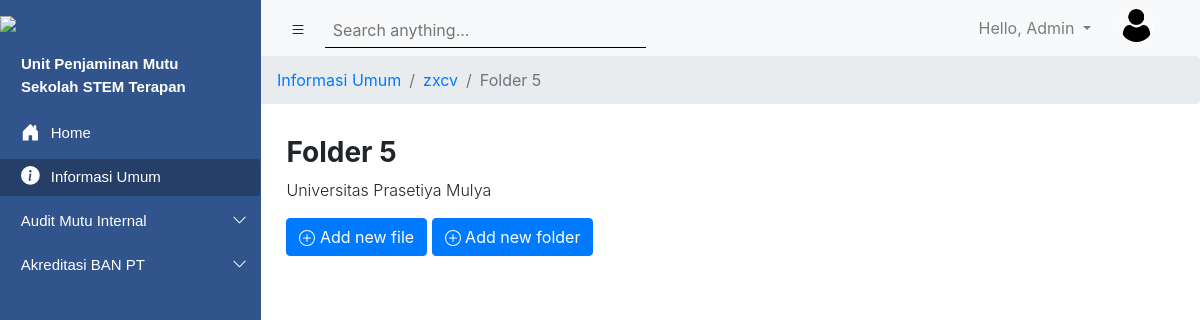
The page /subfolder2/18/ (signed in) on the database its author committed.
### Accounts/models.py (models this page shows)
class User(AbstractUser):
    prodi = models.ForeignKey(ProgramStudi, models.SET_NULL, blank=True, null=True, default=None)
    role_list = (
        ('Admin', 'Admin'),
        ('Admin Prodi', 'Admin Prodi'),
        ('Faculty Member', 'Faculty Member'),
        ('Professional Staf', 'Professional Staf')
    )
    roles = models.CharField(choices=role_list, max_length=40)
    profile_picture = models.ImageField(null=True, blank=True)
    objects = UserManager

### upmsite/models.py (models this page shows, shortened)
class Folder(models.Model):
    listKategori = (
        ('AMI', 'AMI'),
        ('ABPT', 'ABPT'),
        ('Informasi Umum', 'Informasi Umum'),
    )
    nama_folder = models.CharField(default='', max_length=256)
    nama_prodi = models.ForeignKey(ProgramStudi, on_delete=models.CASCADE, blank = True, null = True)
    kategori = models.CharField(max_length=50, choices=listKategori)
    public_status = models.BooleanField(default = True)
    created_at = models.DateTimeField(auto_now_add=True)
    updated_at = models.DateTimeField(auto_now=True)
    isAllowNewFolder = models.BooleanField(default = True)
    isAllowNewFile = models.BooleanField(default = True)
    class Meta:
        ordering = ['-updated_at']

class SubFolder01(models.Model):
    nama_folder = models.CharField(max_length=520)
    parent_folder = models.ForeignKey(Folder, on_delete=models.CASCADE)
    updated_at = models.DateTimeField(auto_now=True)
    class Meta:
        ordering = ['-updated_at']

### upmsite/viewscinta.py (the view)
# urls.py: path('subfolder2/<int:pk_parent>/', viewscinta.SubFolder2List, name="subfolder2-list"),
def SubFolder2List(request, pk_parent):
    roles = request.user.roles
    prodi = request.user.prodi
    prodibagian = models.SubFolder01.objects.get(id = pk_parent)
    semua_prodi = models_account.ProgramStudi.objects.all()
    prodi_terpilih = models_account.ProgramStudi.objects.filter(id=prodi.id)
    ami_umum = models.Folder.objects.filter(nama_prodi=None, kategori='AMI')
    abpt_umum = models.Folder.objects.filter(nama_prodi=None, kategori='ABPT')
    subfolder1 = models.SubFolder02.objects.filter(parent_folder__id = pk_parent)
    files = models.SubFile01.objects.filter(nama_folder__id = pk_parent)
    folder = models.SubFolder01.objects.get(id = pk_parent)
    kategori = folder.parent_folder.kategori
    link1 = data_pk_prodidef()
    link2 = data_pk_prodidef1()
    linksubfolder1 = models.Folder.objects.get(id = link2)
    totalfile = len(files)
    totalfolder = len(subfolder1)
    p_informasiumum = Paginator(subfolder1, 5)
    p_informasiumumfile = Paginator(files, 5)
    page_number = request.GET.get('page')
    page_numberfile = request.GET.get('pagefile')
    jumlah_halaman = []
    jumlah_halamanfile = []
    for x in range(1, p_informasiumum.num_pages+1):
        jumlah_halaman.append(x)
    for x in range(1, p_informasiumumfile.num_pages+1):
        jumlah_halamanfile.append(x)
    global data_pk_prodi2
    data_pk_prodi2 = pk_parent
    if prodibagian.parent_folder.nama_prodi != None:
        context = {
            'bagian': folder.parent_folder.nama_prodi,
            'kategori': kategori,
            'roles': roles,
            'semua_prodi': semua_prodi,
            'files': files,
            'subfolder1': subfolder1,
            'judul': folder,
            'pk_parent': pk_parent,
            'link1': link1,
            'link2': link2,
            'linksubfolder1': linksubfolder1,
            'pages': p_informasiumum.get_page(page_number),
            'filepages': p_informasiumumfile.get_page(page_numberfile),
            'jumlah_halaman': jumlah_halaman,
            'jumlah_halamanfile': jumlah_halamanfile,
            'totalfile': totalfile,
            'totalfolder': totalfolder,
            'pk_prodi': prodibagian.parent_folder.nama_prodi.id,
            'prodi': prodibagian,
        }
    else:
        context = {
            'bagian': folder.parent_folder.nama_prodi,
            'kategori': kategori,
            'roles': roles,
            'semua_prodi': semua_prodi,
            'files': files,
            'subfolder1': subfolder1,
            'judul': folder,
            'pk_parent': pk_parent,
            'link1': link1,
            'link2': link2,
            'linksubfolder1': linksubfolder1,
            'pages': p_informasiumum.get_page(page_number),
            'filepages': p_informasiumumfile.get_page(page_numberfile),
            'jumlah_halaman': jumlah_halaman,
            'jumlah_halamanfile': jumlah_halamanfile,
            'totalfile': totalfile,
            'totalfolder': totalfolder,
        }
    context1 = {
        'ami_umum': ami_umum,
        'abpt_umum': abpt_umum,
        'semua_prodi': semua_prodi,
        'prodi_terpilih': prodi_terpilih,
    }
    return render(request, 'Akreditasi/SubFolder2List.html', {**context , **context1})

### upmsite/viewscinta.py (called while the page is built)
def data_pk_prodidef():
    return data_pk_prodi

def data_pk_prodidef1():
    return data_pk_prodi1

### Templates/Akreditasi/SubFolder2List.html (shortened to what this page needs)
{% extends 'main.html' %}
{% load static %}
{% block search %}
      <div class="search1">
        <input class="input-sm border-0 p-2 col-md-11 input_search1" id="searchbox" type="text" placeholder="Search anything...">
      </div>
{% endblock %}
{% block content %}
<section>
  <nav aria-label="breadcrumb">
      <ol class="breadcrumb">
        {% if kategori == 'Informasi Umum' %}
        <li class="breadcrumb-item"><a href="{% url 'folder-list' kategori=kategori pk_prodi=link1 %}">{{kategori}}</a></li>
        <li class="breadcrumb-item"><a href="{% url 'subfolder1-list' pk_parent=link2 %}">{{linksubfolder1.nama_folder}}</a></li>
        <li class="breadcrumb-item active" aria-current="page" href="">{{judul.nama_folder}}</li>
        {% elif bagian == None %}
        <li class="breadcrumb-item"><a href="{% url 'subfolder1-list' pk_parent=link2 %}">{{linksubfolder1.nama_folder}}</a></li>
        <li class="breadcrumb-item active" aria-current="page" href="">{{judul.nama_folder}}</li>
        {% endif %}
      </ol>
  </nav>
</section>
<section class="page-title" style="margin-left: 17.9rem; ">
  <h3 class="font-weight-bold">{{judul.nama_folder}}</h3>
  <p class="font-weight-light">Universitas Prasetiya Mulya</p>
  {% if roles == 'Admin' %}
    <a class="btn btn-primary" href="{% url 'subfile1-create' pk_parent %}">
        Add new file
    </a>
    <a class="btn btn-primary" href="{% url 'subfolder2-create' pk_parent %}">
      Add new folder
    </a>
  {% endif %}
</section>
{% endblock %}

### Templates/main.html (shortened to what this page needs)
{% load static %}
<!DOCTYPE html>
<html lang="en">
<head>
    <link rel="stylesheet" href="https://stackpath.bootstrapcdn.com/bootstrap/4.5.2/css/bootstrap.min.css">
    <link rel="stylesheet" href="{% static 'css/main.css'%}">
</head>
<body>
    <section class="left_navigation" id="leftSidebar">
        <img src="https://lms.prasetiyamulya.ac.id/pluginfile.php/1/core_admin/logo/0x200/1601623298/logo_upm_putih.png" class="prasmul_logo pt-3">
        <div class="accordion navigation_menu pt-3" id="accordionExample">
          <div class="card card1">
            <div class="card-head card1-2" id="headingOne">
                  <div class="button-content" style="margin-left: 30px; margin-bottom: 10px;">
                    <strong>
                      Unit Penjaminan Mutu <br>
                      Sekolah STEM Terapan
                    </strong>
                  </div>
            </div>
          </div>
          <div class="card card1">
            <div class="card-head card1-2" id="headingOne">
                {% with url_name=request.resolver_match.url_name %}
                <a class="btn btn-link btn-block text-left button1 {% if url_name == 'home' %}main-active{% endif %} " type="button" href="{% url 'home' %}">
                {% endwith %}
                  <div class="button-content">
                      Home
                  </div>
                </a>
            </div>
          </div>
          <div class="card card1">
            <div class="card-head card1-2" id="headingOne">
                <a class="btn btn-link btn-block text-left button1 {% if kategori == 'Informasi Umum' %}main-active{% endif %}" type="button" href="{% url 'folder-list' kategori='Informasi Umum' pk_prodi=1 %}">
                  <div class="button-content">
                      Informasi Umum
                  </div>
                </a>
            </div>
          </div>
            <div class="card card1">
              <div class="card-head card1-2" id="headingTwo">
                <h2 class="mb-0">
                  <button class="btn btn-link btn-block text-left collapsed button1" id="buttonTest" type="button" data-toggle="collapse" data-target="#collapseTwo" aria-expanded="false" aria-controls="collapseTwo">
                    <div class="button-content-2">
                        <div>Audit Mutu Internal</div>
                        <div class="caret">
                          <svg width="1em" height="1em" viewBox="0 0 16 16" class="bi bi-chevron-up" fill="currentColor" xmlns="http://www.w3.org/2000/svg">
                            <path fill-rule="evenodd" d="M7.646 4.646a.5.5 0 0 1 .708 0l6 6a.5.5 0 0 1-.708.708L8 5.707l-5.646 5.647a.5.5 0 0 1-.708-.708l6-6z"/>
                          </svg>
                        </div>
                    </div>
                  </button>
                </h2>
              </div>
            </div>
            <div class="card card1">
              <div class="card-head card1-2" id="headingThree">
                <h2 class="mb-0">
                  <button class="btn btn-link btn-block text-left collapsed button1" id="buttonTest" type="button" data-toggle="collapse" data-target="#collapseThree" aria-expanded="false" aria-controls="collapseThree">
                    <div class="button-content-2">
                      <div>Akreditasi BAN PT</div>
                      <div class="caret">
                        <svg width="1em" height="1em" viewBox="0 0 16 16" class="bi bi-chevron-up" fill="currentColor" xmlns="http://www.w3.org/2000/svg">
                          <path fill-rule="evenodd" d="M7.646 4.646a.5.5 0 0 1 .708 0l6 6a.5.5 0 0 1-.708.708L8 5.707l-5.646 5.647a.5.5 0 0 1-.708-.708l6-6z"/>
                        </svg>
                      </div>
                  </div>
                  </button>
                </h2>
              </div>
            </div>
        </div>
    </section>
    <section id="rightScreen">
        <nav class="navbar navbar-expand-lg navbar-light bg-light top-bar">
          <div class="right-menu">
            <button class="btn btn-navbar" id="sidebarCollapse">
            </button>
            {% block search %}
            {% endblock %}
          </div>
          <div class="profile-area">
            <ul class="navbar-nav ml-auto">
              <li class="nav-item dropdown">
                <a class="nav-link dropdown-toggle user-dropdown" href="#" id="navbarDropdown" role="button" data-toggle="dropdown" aria-haspopup="true" aria-expanded="false">
                  Hello, {{user.first_name}}
                </a>
              </li>
            </ul>
            <div id="container">
              <div class="avatar">
                {% if request.user.profile_picture %}
                  <img src="{{request.user.profile_picture.url}}" alt="">
                {% else %}
                  <img src="{% static 'media/user.png' %}" alt="">
                {% endif %}
              </div>
            </div>
          </div>
        </nav>
    {% block content %}
    {% endblock %}
</body>
</html>

### static/css/main.css (style rules this page uses)
.prasmul_logo { display: block; margin-left: auto; margin-right: auto; width: 90%; }
.card1 { font-family: 'Montserrat', sans-serif; font-size: 15px; background: transparent; background-color: transparent; color: white; border-color: transparent; margin-left: -10px; }
.card1-2 { background: transparent; background-color: transparent; border-color: transparent; padding-top: 0.15rem; padding-bottom: 0.15rem; text-decoration: none; }
.card-head { padding-top: .25rem; border-radius: none; border-bottom: -1px; }
.button1 { font-size: 15px; background-color: transparent; color: white; }
.button-content { margin-left: 1.05rem; }
.button-content-2 { margin-left: 1.05rem; display: flex; justify-content: space-between; }
.caret { -moz-transition: all 0.3s linear; -webkit-transition: all 0.3s linear; transition: all 0.3s linear; }
.collapsed .caret { -webkit-transform: rotate(180deg); transform: rotate(180deg); }
.dropdown-toggle:after { transition: 0.7s; }
.house_icon { margin-top: -5px; margin-right: 7px; }
.top-bar { display: flex; justify-content: space-between; }
.avatar { margin-right: 30px; margin-left: 20px; top: 5%; left: 10%; }
.avatar img { width: 35px; height: 35px; border-radius: 100%; border: 1px solid white; }
.profile-area { display: flex; }
.user-dropdown { text-decoration: none; }
.search1 { display: flex; align-items: center; justify-content: center; height: 100%; }
.input_search1 { vertical-align: middle; padding-top: 0.6rem !important; padding-bottom: 0.3rem !important; border-bottom: 1px solid #000 !important; background-color: #f8f9fa; }
@media (min-width:768px) { .prasmul_logo { width: 261px; } }
@media (min-width:768px) { .left_navigation { max-width: 261px; height: 100vh; background-color: #31548C; position: fixed; transition: all 0.5s; } }
@media (min-width:768px) { #rightScreen { transition: all 0.5s; } }
@media (min-width:768px) { .breadcrumb { margin-left: 250px; } }
@media (min-width:768px) { ol.breadcrumb { padding-left: 27px; } }
@media (min-width:768px) { .page-title { margin-top: 2rem; margin-left: 17.5rem; margin-right: 4rem; } }
@media (min-width:768px) { .top-bar { margin-left: 261px; } }
@media (min-width:768px) { .search1 { width: 350px; } }
@media (min-width:768px) { body { overflow-x: hidden; } }
.right-menu { display: flex; }
.main-active { background-color: #00000041; }
.btn-navbar { padding-right: 0.2rem; }

### rows shown on the page
User: first_name "Admin"
Folder: kategori "Informasi Umum"
Folder: nama_folder "zxcv"
SubFolder01: nama_folder "Folder 5"
